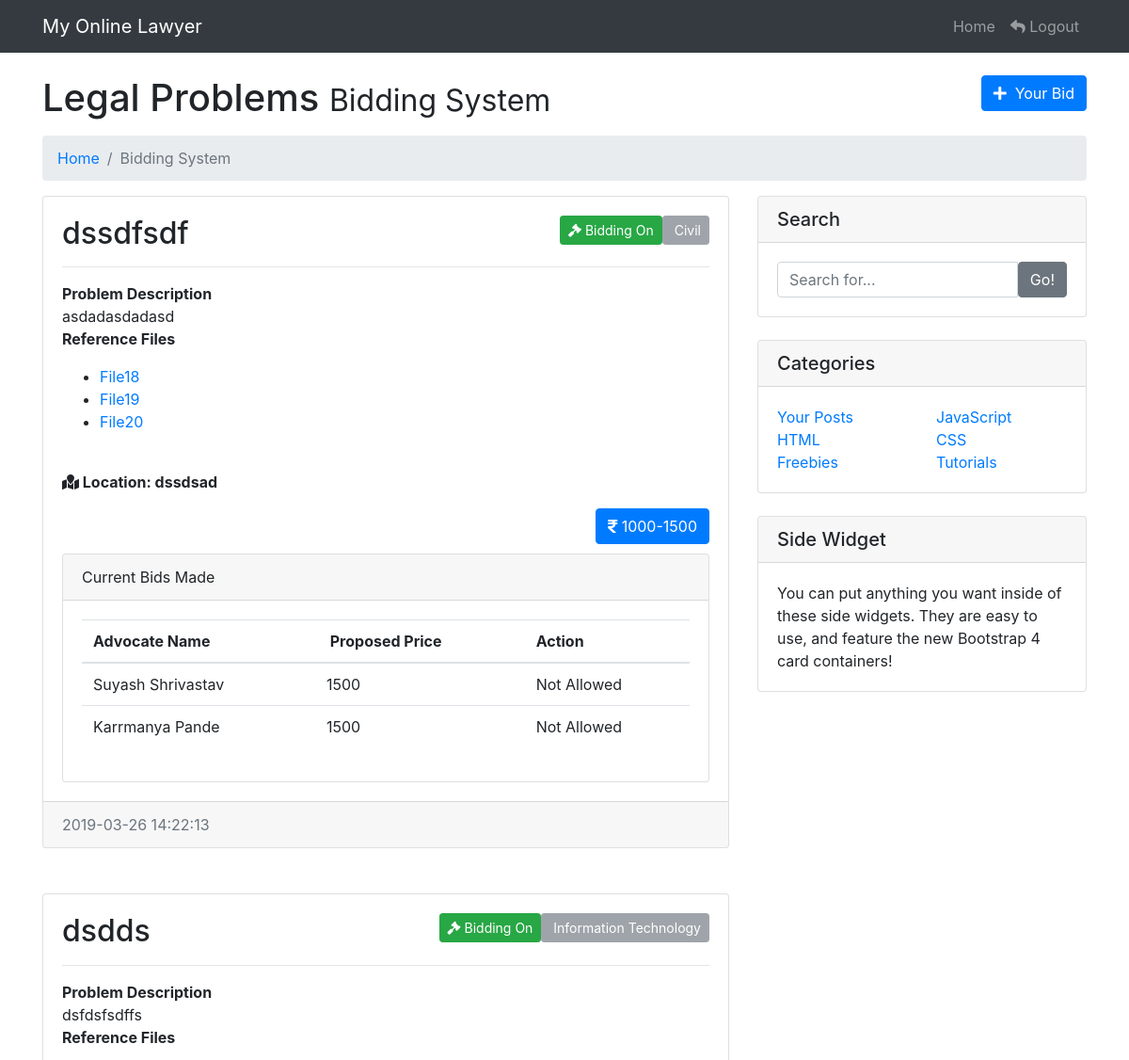
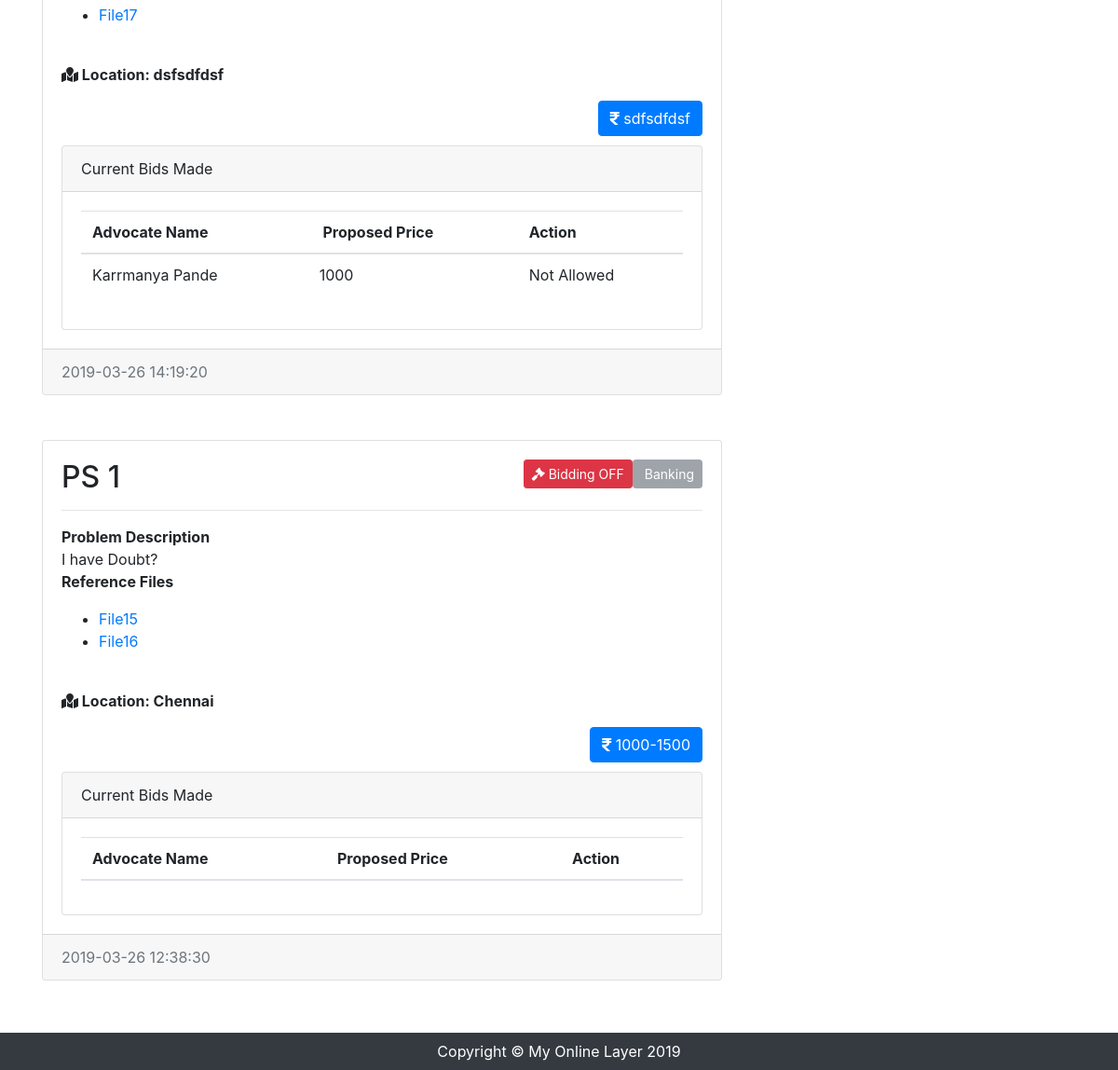
The app's page /bidding.php (signed in) with its own data (2 pictures, top to bottom).
### tables this page shows
CREATE TABLE `biding` (
  `id` int(10) NOT NULL,
  `user_id` int(10) NOT NULL,
  `title` varchar(100) NOT NULL,
  `description` varchar(500) NOT NULL,
  `category` varchar(70) NOT NULL,
  `budget` varchar(20) NOT NULL,
  `location` varchar(80) NOT NULL,
  `posted_on` datetime NOT NULL,
  `status` int(1) NOT NULL DEFAULT '0'
);

CREATE TABLE `binding_ref_file` (
  `id` int(10) NOT NULL,
  `bid_id` int(10) NOT NULL,
  `file_name` varchar(100) NOT NULL
);

CREATE TABLE `bid_made` (
  `id` int(10) NOT NULL,
  `bid_id` int(10) NOT NULL,
  `user_id` int(10) NOT NULL,
  `price` int(50) NOT NULL,
  `status` int(1) NOT NULL DEFAULT '0'
);

CREATE TABLE `users` (
  `id` int(10) NOT NULL,
  `name` varchar(50) NOT NULL,
  `username` varchar(50) NOT NULL,
  `password` varchar(200) NOT NULL,
  `email` varchar(60) NOT NULL,
  `mobileNo` varchar(10) NOT NULL,
  `type` varchar(10) NOT NULL
);

### bidding.php (the view, shortened to what this page needs)
<?php include "header.php" ?>
<?php include "dbcon.php" ?>
  <div class="container">
    <h1 class="mt-4 mb-3">Legal Problems
      <small>Bidding System</small>
      <button style="float: right;" data-toggle="modal" data-target="#myModal" class="btn btn-primary btn-md"><span class="fa fa-plus"></span>&nbsp; Your Bid</button>
    </h1>
    <ol class="breadcrumb">
      <li class="breadcrumb-item">
        <a href="index.html">Home</a>
      </li>
      <li class="breadcrumb-item active">Bidding System</li>
    </ol>
    <div class="row">
      <div class="col-md-8">
          <?php
            $query = "SELECT * from biding ORDER BY posted_on DESC";
            $result = mysqli_query($connection, $query);
            while ($row = mysqli_fetch_assoc($result)) {
          ?>
        <div class="card mb-4" id="<?php echo $row['id'];?>">
          <div class="card-body">
            <h2 class="card-title"><?php echo $row['title'];?>
                <button class="btn btn-secondary btn-sm" style="float: right;" disabled>&nbsp;<?php echo $row['category'] ?></button>
                <?php
                if ($row['status'] === "0") {
                    ?>
                <button class="btn btn-success btn-sm" style="float: right;"><span class="fa fa-gavel"></span>&nbsp;Bidding On</button>
                <?php
            } else {
                ?>
                <button class="btn btn-danger btn-sm" style="float: right;"><span class="fa fa-gavel"></span>&nbsp;Bidding OFF</button>
                <?php
            } ?>
        </h2>
            <hr>
            <p class="card-text"><strong>Problem Description</strong>
                <br>
                <?php echo $row['description'];?>
                <br><strong>Reference Files</strong><br>
                <?php
                $query2 = "SELECT * from binding_ref_file where bid_id=". $row['id'] ." ";
                $result1 = mysqli_query($connection, $query2);
                ?>
                <ul>
                    <?php
                    while($row2  =  mysqli_fetch_assoc($result1))
                    {
                        ?>
                        <li><a href="<?php echo 'admin/uploadFiles/'.$row2['file_name'];?>" download>File<?php echo $row2['id']?></a></li>
                        <?php
                    }?>
                </ul>
                <br>
                <strong><span class="fa fa-map-marked"></span>&nbsp;Location: <?php echo $row['location'] ?></strong>
            </p>
            <a href="#" class="btn btn-primary" style="float: right;"><span class="fa fa-rupee-sign"></span>&nbsp;<?php echo $row['budget'];?> </a>
            <br>
            <br>
            <div class="card">
                <div class="card-header">
                    Current Bids Made
                </div>
                <div class="card-body card-text">
                    <table class="table">
                        <thead>
                            <tr>
                                <th>Advocate Name</th>
                                <th><span class="fa fa-rupee"></span> Proposed Price</th>
                                <th>Action</th>
                            </tr>
                        </thead>
                        <tbody>
                            <?php
                            $query3 = "SELECT users.id as user_id,users.name as name,bid_made.price as price,bid_made.user_id as adv_id from bid_made,users where bid_made.user_id=users.id and bid_made.status='0' and  bid_made.bid_id=".$row['id'] . " ";
                            $result2 = mysqli_query($connection, $query3);
                            while($row3 = mysqli_fetch_assoc($result2))
                            {
                            ?>
                            <tr id="advo<?php echo $row3['user_id']?><?php echo $row['id']?>">
                                <td scope="row"><?php echo $row3['name']?></td>
                                <td><?php echo $row3['price']?></td>
                                <?php
                                    if($row['user_id'] === $_SESSION['user_info']['id']){
                                echo '<td><button onclick = "Approve('. $row3['user_id']. ',' .$row['id'] .')" class="btn btn-md btn-info"><span class="fa fa-check-circle">&nbsp;Approve and Consult</button></td>';
                                }
                                else{
                                    echo "<td>Not Allowed</td>";
                                }
                                ?>
                            </tr>
                            <?php
                        }
                            ?>
                        </tbody>
                    </table>
                </div>
            </div>
        </div>
          <div class="card-footer text-muted">
                <?php echo $row['posted_on'];?>
          </div>
        </div>
        <br>
        <?php
    }
        ?>
      </div>
      <div class="col-md-4">
        <div class="card mb-4">
          <h5 class="card-header">Search</h5>
          <div class="card-body">
            <div class="input-group">
              <input type="text" class="form-control" placeholder="Search for...">
              <span class="input-group-btn">
                <button class="btn btn-secondary" type="button">Go!</button>
              </span>
            </div>
          </div>
        </div>
        <div class="card my-4">
          <h5 class="card-header">Categories</h5>
          <div class="card-body">
            <div class="row">
              <div class="col-lg-6">
                <ul class="list-unstyled mb-0">
                  <li>
                    <a href="#">Your Posts</a>
                  </li>
                  <li>
                    <a href="#">HTML</a>
                  </li>
                  <li>
                    <a href="#">Freebies</a>
                  </li>
                </ul>
              </div>
              <div class="col-lg-6">
                <ul class="list-unstyled mb-0">
                  <li>
                    <a href="#">JavaScript</a>
                  </li>
                  <li>
                    <a href="#">CSS</a>
                  </li>
                  <li>
                    <a href="#">Tutorials</a>
                  </li>
                </ul>
              </div>
            </div>
          </div>
        </div>
        <div class="card my-4">
          <h5 class="card-header">Side Widget</h5>
          <div class="card-body">
            You can put anything you want inside of these side widgets. They are easy to use, and feature the new Bootstrap 4 card containers!
          </div>
        </div>
      </div>
    </div>
    <br>
    <br>
  </div>
<?php include "footer.php" ?>

### header.php (shortened to what this page needs)
<html lang="en">
<head>
  <link href="vendor/bootstrap/css/bootstrap.min.css" rel="stylesheet">
  <link rel="stylesheet" href="https://use.fontawesome.com/releases/v5.7.2/css/all.css">
  <link href="css/modern-business.css" rel="stylesheet">
</head>
<body>
  <nav class="navbar fixed-top navbar-expand-lg navbar-dark bg-dark fixed-top">
    <div class="container">
      <a class="navbar-brand" href="index.php">My Online Lawyer</a>
      <div class="collapse navbar-collapse" id="navbarResponsive">
        <ul class="navbar-nav ml-auto">
          <li class="nav-item">
            <a class="nav-link" href="index.php">Home</a>
          </li>
          <?php
          if ($_SESSION['is_logged_in']) {
              if($_SESSION['user_type']!=="Client"){
                header("location:/project/admin/blank.php");
              }
              else{
                echo "<li class='nav-item '>
            <a class='nav-link' href='logout.php'><span class='fa fa fa-reply'></span> Logout</a>
          </li>";
              }
          }
          ?>
        </ul>
      </div>
    </div>
  </nav>
  <header>

### footer.php
 <footer class="py-2 bg-dark" style="position: fixed;left: 0;bottom: 0;width: 100%;">
    <div class="container">
      <p class="m-0 text-center text-white">Copyright &copy; My Online Layer 2019</p>
</div>
</footer>
</body>
</html>

### css/modern-business.css (style rules this page uses)
body { padding-top: 56px; }

### records on screen
biding: title "dssdfsdf", category "Civil", status "Bidding On", description "asdadasdadasd", location "dssdsad", budget "1000-1500", posted_on "2019-03-26 14:22:13"
binding_ref_file: id "18"
binding_ref_file: id "19"
binding_ref_file: id "20"
bid_made: user.name "Suyash Shrivastav", price "1500"
bid_made: user.name "Karrmanya Pande", price "1500"
biding: title "dsdds", category "Information Technology", status "Bidding On", description "dsfdsfsdffs", location "dsfsdfdsf", budget "sdfsdfdsf", posted_on "2019-03-26 14:19:20"
binding_ref_file: id "17"
bid_made: user.name "Karrmanya Pande", price "1000"
biding: title "PS 1", category "Banking", status "Bidding OFF", description "I have Doubt?", location "Chennai", budget "1000-1500", posted_on "2019-03-26 12:38:30"
binding_ref_file: id "15"
binding_ref_file: id "16"
